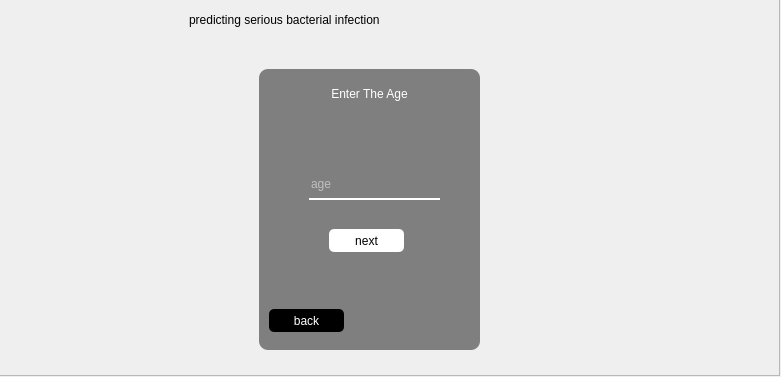
<?xml version="1.0" encoding="UTF-8"?>
<ui version="4.0">
 <class>Form</class>
 <widget class="QWidget" name="Form">
  <property name="geometry">
   <rect>
    <x>0</x>
    <y>0</y>
    <width>781</width>
    <height>377</height>
   </rect>
  </property>
  <property name="windowTitle">
   <string>Form</string>
  </property>
  <widget class="QFrame" name="frame">
   <property name="geometry">
    <rect>
     <x>-1</x>
     <y>-1</y>
     <width>781</width>
     <height>377</height>
    </rect>
   </property>
   <property name="frameShape">
    <enum>QFrame::StyledPanel</enum>
   </property>
   <property name="frameShadow">
    <enum>QFrame::Raised</enum>
   </property>
   <widget class="QLabel" name="label">
    <property name="geometry">
     <rect>
      <x>0</x>
      <y>0</y>
      <width>781</width>
      <height>377</height>
     </rect>
    </property>
    <property name="styleSheet">
     <string notr="true">background-image: url(Untitled.png);</string>
    </property>
    <property name="text">
     <string/>
    </property>
   </widget>
   <widget class="QLabel" name="label_2">
    <property name="geometry">
     <rect>
      <x>190</x>
      <y>0</y>
      <width>441</width>
      <height>41</height>
     </rect>
    </property>
    <property name="styleSheet">
     <string notr="true">font: 21pt &quot;Impact&quot;;</string>
    </property>
    <property name="text">
     <string>predicting serious bacterial infection</string>
    </property>
   </widget>
   <widget class="QLabel" name="label_3">
    <property name="geometry">
     <rect>
      <x>260</x>
      <y>70</y>
      <width>221</width>
      <height>281</height>
     </rect>
    </property>
    <property name="styleSheet">
     <string notr="true">background-color:rgb(0,0,0,120);
border-radius:9px;</string>
    </property>
    <property name="text">
     <string/>
    </property>
   </widget>
   <widget class="QLabel" name="label_4">
    <property name="geometry">
     <rect>
      <x>310</x>
      <y>70</y>
      <width>121</width>
      <height>51</height>
     </rect>
    </property>
    <property name="styleSheet">
     <string notr="true">font: 75 12pt &quot;Tahoma&quot;;
color:rgb(255,255,255);</string>
    </property>
    <property name="text">
     <string>&lt;html&gt;&lt;head/&gt;&lt;body&gt;&lt;p align=&quot;center&quot;&gt;Enter The Age&lt;/p&gt;&lt;/body&gt;&lt;/html&gt;</string>
    </property>
   </widget>
   <widget class="QLineEdit" name="age">
    <property name="geometry">
     <rect>
      <x>310</x>
      <y>170</y>
      <width>131</width>
      <height>31</height>
     </rect>
    </property>
    <property name="styleSheet">
     <string notr="true">border:none;
background-color:rgb(0,0,0,0);
border-bottom:1.5px solid rgb(255,255,255); 
color:rgb(255,255,255);</string>
    </property>
    <property name="inputMask">
     <string/>
    </property>
    <property name="text">
     <string/>
    </property>
    <property name="placeholderText">
     <string>age</string>
    </property>
   </widget>
   <widget class="QPushButton" name="next2">
    <property name="geometry">
     <rect>
      <x>330</x>
      <y>230</y>
      <width>75</width>
      <height>23</height>
     </rect>
    </property>
    <property name="styleSheet">
     <string notr="true">border-radius:5px;
background-color:rgb(255,255,255);</string>
    </property>
    <property name="text">
     <string>next</string>
    </property>
   </widget>
   <widget class="QPushButton" name="back2">
    <property name="geometry">
     <rect>
      <x>270</x>
      <y>310</y>
      <width>75</width>
      <height>23</height>
     </rect>
    </property>
    <property name="styleSheet">
     <string notr="true">border-radius:5px;
background-color:rgb(0,0,0);
color:rgb(255,255,255);</string>
    </property>
    <property name="text">
     <string>back</string>
    </property>
   </widget>
  </widget>
 </widget>
 <resources>
  <include location="res.qrc"/>
 </resources>
 <connections/>
</ui>
